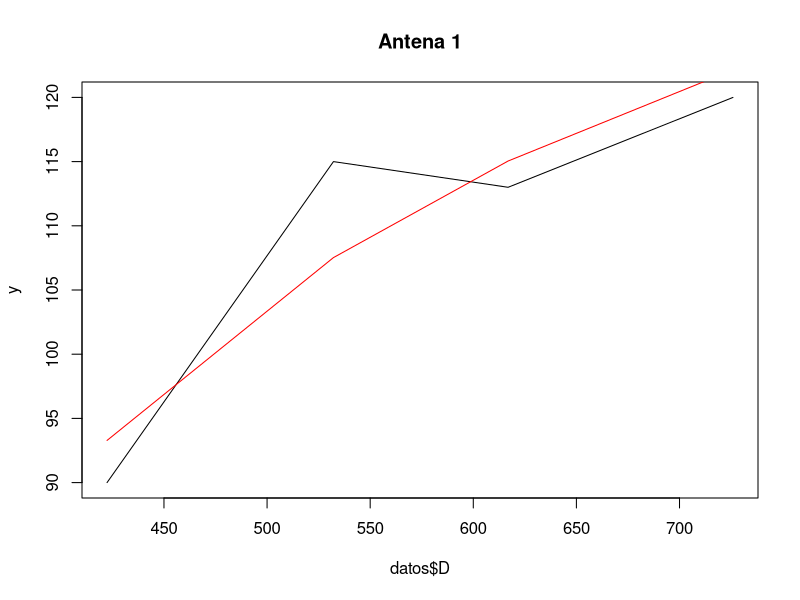
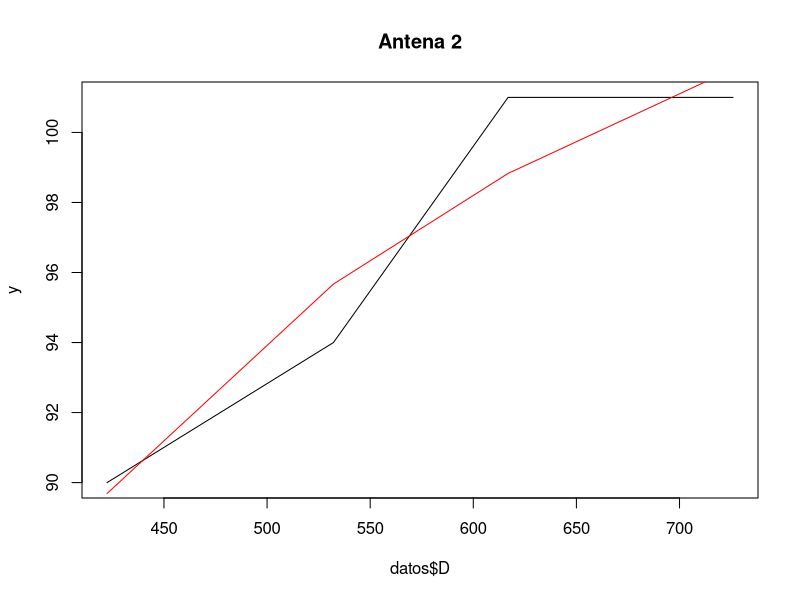
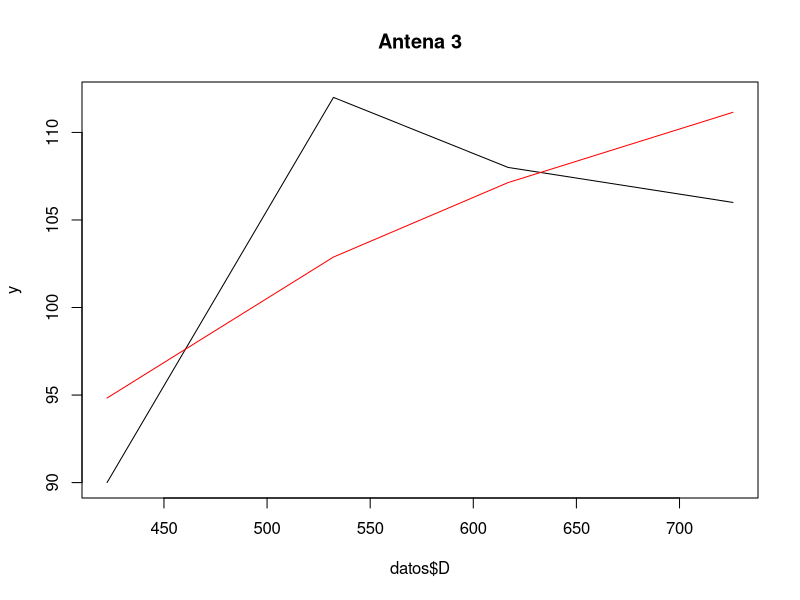

Here is the R script that generated these plots, in order:
#Apartado 1
datos= read.csv("RESUMEN.csv", header= TRUE,dec=",")
# datos=datos[1:4,]
datos=head(datos,4)

# Apartado 2
# plot(datos$D, datos$P1, type = "l", main="Antena 1 - Brida blanca")
# plot(datos$D, datos$P2, type = "l", main="Antena 2 - Negra")
# plot(datos$D, datos$P3, type = "l", main="Antena 3 - amarilla")

# regresión lineal 1
# NO --> Suponiendo P = Po exp (-alpha D)
# Suponiendo P = Po + b/d

for (i in 2:4) {

x = 1/ datos$D
y = datos[,i]

l1=lm(y~x)
# plot(x,y,type="l")

po = l1$coefficients[1]
b = l1$coefficients[2]
R2 = summary(l1)$r.squared

f1=function(x) {po+b/x}

# Apartado 3
plot(datos$D, y, type = "l", main=paste0("Antena ",i-1))
lines(datos$D, f1(datos$D), type = "l",col="red")
print(paste0("P[",i-1,"]=",po,b,"/d  con R2=",R2))
}
